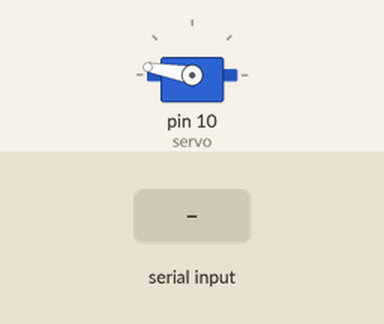
This sketch was run on a simulated Arduino Uno, built with avr-gcc and run on an emulated ATmega328P. Shown: servo. Inputs (shaded band) come from the test bench.

Above: at 1.2 s.
1.3 s: byte 30 received over Serial
At 2.1 s:
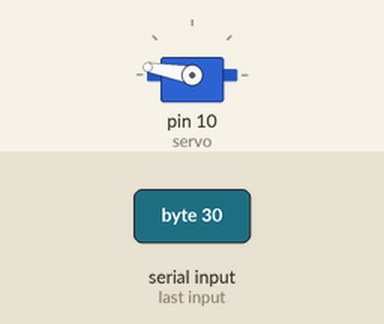
2.8 s: byte 90 received over Serial
At 4.0 s:
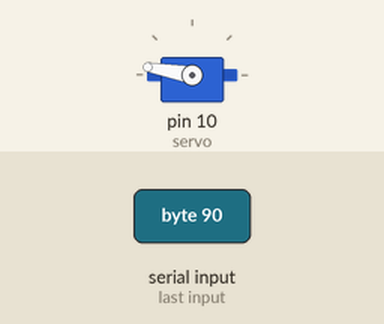
4.3 s: byte 120 received over Serial
At 5.4 s:
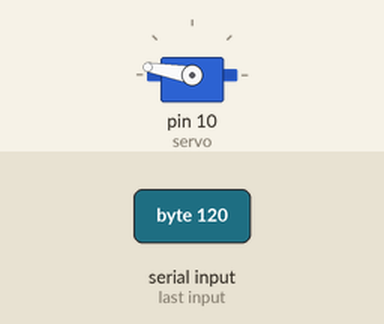
Timing chart, 0 to 7.3 s (numbered marks = the images above; inputs shaded):
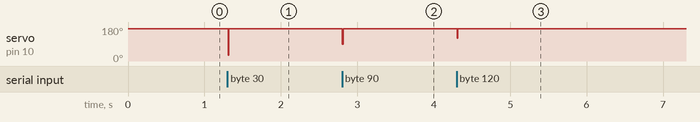

The sketch:

sketch_mar26a.ino
```cpp
#include <Servo.h>
Servo servo;

void setup()
{
  Serial.begin(9600);
  servo.attach(10);
}

void loop()
{
  byte Pos = Serial.read();
  Serial.flush();
  int pos = constrain((int)Pos, 0, 170);
  servo.write(pos);
  delay(10);
}
```

Measured:
- after the input at 1.3 s, servo on pin 10 (servo): 170° → 30° at once, → 170° 0.01 s later
- after the input at 2.8 s, servo on pin 10 (servo): 170° → 90° at once, → 170° 0.01 s later
- after the input at 4.3 s, servo on pin 10 (servo): 170° → 120° at once, → 170° 0.01 s later
